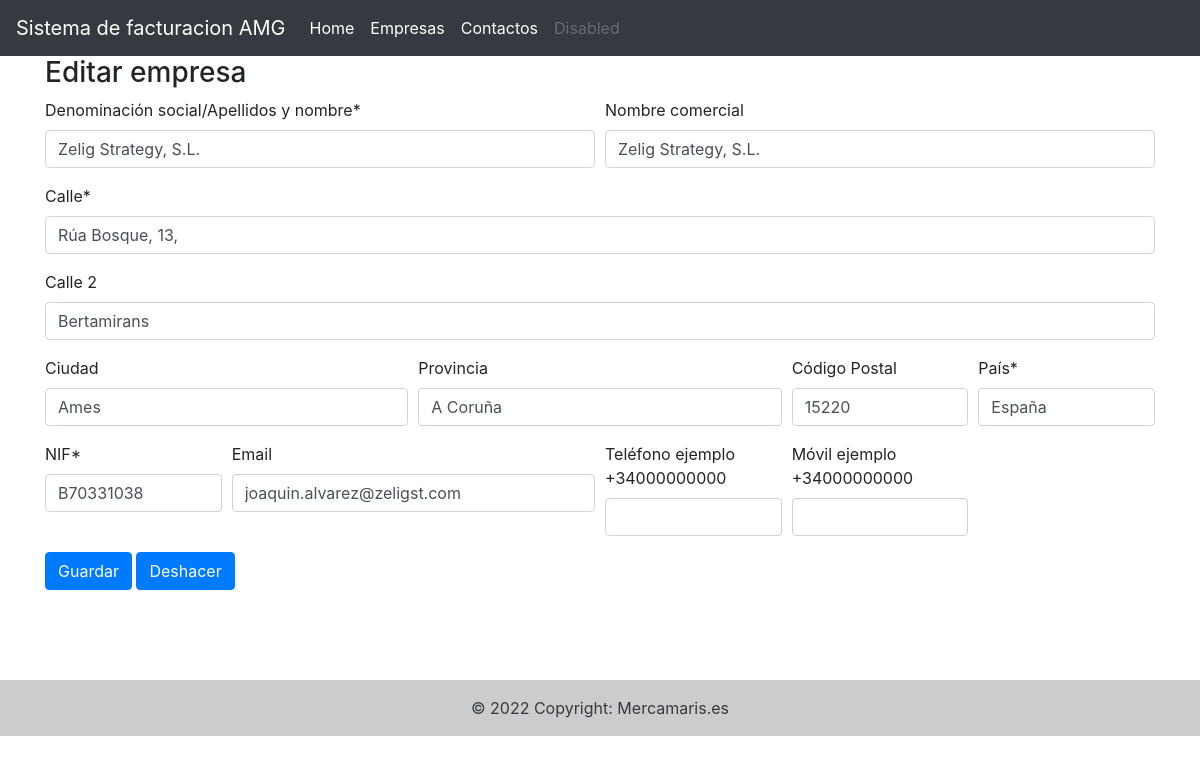
The app's page /contactos/editar_empresa/1/ with its own data.
### apps/contactos/models.py (models this page shows, shortened)
class Empresa(models.Model):
    denominacion = models.CharField(
        verbose_name='Denominación social/Apellidos y nombre',
        max_length=60)
    n_comercial = models.CharField(
        verbose_name='Nombre comercial',
        max_length=50,
        blank=True,
        null=True,)
    calle = models.CharField(
        verbose_name='Calle',
        max_length=100)
    calle2 = models.CharField(
        verbose_name='Calle 2',
        max_length=100,
        blank=True, null=True)
    ciudad = models.CharField(
        verbose_name='Ciudad',
        max_length=30,
        blank=True, null=True)
    provincia = models.CharField(
        verbose_name='Provincia',
        max_length=20,
        blank=True, null=True)
    cp = models.CharField(
        verbose_name='Código Postal',
        max_length=8,
        blank=True, null=True)
    pais = models.CharField(
        verbose_name='País',
        max_length=20,
        default='España')
    nif = models.CharField(
        verbose_name='NIF',
        max_length=15,
        unique=True,
        error_messages={'unique': 'Ya existe otro contacto con ese NIF'})
    email = models.EmailField(
        verbose_name='Email',
        blank=True, null=True)
    tfno = models.CharField(
        verbose_name='Teléfono ejemplo +34000000000',
        max_length=12,
        blank=True, null=True)
    movil = models.CharField(
        verbose_name='Móvil ejemplo +34000000000',
        max_length=12,
        blank=True, null=True)
    class Meta:
        verbose_name = 'Empresa'
        verbose_name_plural = 'Empresas'

### apps/contactos/views.py (the view)
# urls.py: path('editar_empresa/<int:empresa_id>/',editar_empresa, name='editar_empresa'),
def editar_empresa(request, empresa_id):
    empresa = Empresa.objects.get(id = empresa_id)
    if request.method == 'POST':
        form = EmpresaForm(request.POST, instance = empresa)
        if form.is_valid():
            form.save()
            return redirect('contactos:lista_empresas')
    else:
        form = EmpresaForm(instance = empresa)
    context= {'title':'Editar empresa', 'form':form}
    return render(request, 'contactos/editar_empresa.html',context)

### apps/contactos/templates/contactos/editar_empresa.html (shortened to what this page needs)
{% extends "base.html" %}
{% load crispy_forms_tags %}
{% block content %}
<h3>Editar empresa</h3>
<form class="form.group" method="POST" action="." enctype="multipart/form-data">
  <form method="post">
    {% crispy form %}
</form>
{% endblock %}

### records on screen
Empresa: denominacion "Zelig Strategy, S.L.", n_comercial "Zelig Strategy, S.L.", calle "Rúa Bosque, 13,", calle2 "Bertamirans", ciudad "Ames", provincia "A Coruña", cp "15220", pais "España", nif "B70331038", email "joaquin.alvarez@zeligst.com"
